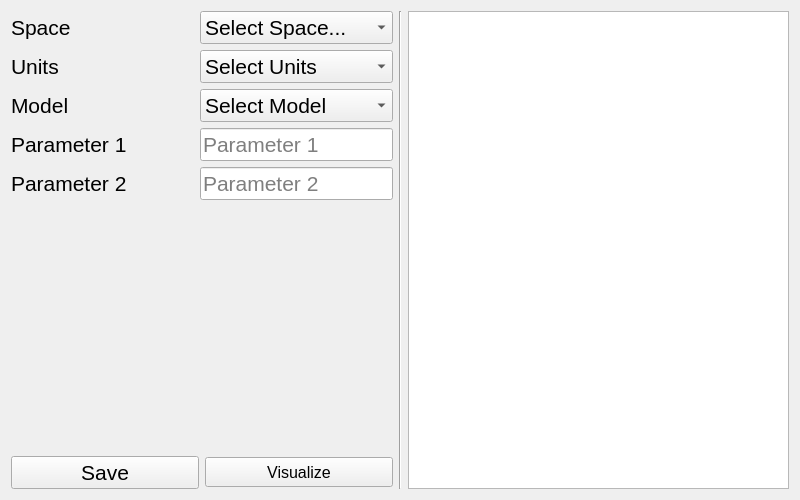
<?xml version="1.0" encoding="UTF-8"?>
<ui version="4.0">
 <class>Widget</class>
 <widget class="QWidget" name="Widget">
  <property name="geometry">
   <rect>
    <x>0</x>
    <y>0</y>
    <width>800</width>
    <height>500</height>
   </rect>
  </property>
  <property name="minimumSize">
   <size>
    <width>800</width>
    <height>500</height>
   </size>
  </property>
  <property name="maximumSize">
   <size>
    <width>800</width>
    <height>500</height>
   </size>
  </property>
  <property name="windowTitle">
   <string>Widget</string>
  </property>
  <layout class="QHBoxLayout" name="horizontalLayout_3">
   <item>
    <layout class="QHBoxLayout" name="horizontalLayout_2">
     <item>
      <layout class="QVBoxLayout" name="verticalLayout_3">
       <item>
        <layout class="QHBoxLayout" name="horizontalLayout">
         <item>
          <layout class="QVBoxLayout" name="verticalLayout">
           <item>
            <widget class="QLabel" name="spaceLabel">
             <property name="sizePolicy">
              <sizepolicy hsizetype="Expanding" vsizetype="Preferred">
               <horstretch>1</horstretch>
               <verstretch>0</verstretch>
              </sizepolicy>
             </property>
             <property name="font">
              <font>
               <pointsize>16</pointsize>
              </font>
             </property>
             <property name="text">
              <string>Space</string>
             </property>
            </widget>
           </item>
           <item>
            <widget class="QLabel" name="unitsLabel">
             <property name="sizePolicy">
              <sizepolicy hsizetype="Preferred" vsizetype="Preferred">
               <horstretch>0</horstretch>
               <verstretch>0</verstretch>
              </sizepolicy>
             </property>
             <property name="minimumSize">
              <size>
               <width>100</width>
               <height>0</height>
              </size>
             </property>
             <property name="font">
              <font>
               <pointsize>16</pointsize>
              </font>
             </property>
             <property name="text">
              <string>Units</string>
             </property>
            </widget>
           </item>
           <item>
            <widget class="QLabel" name="modelLabel">
             <property name="font">
              <font>
               <pointsize>16</pointsize>
              </font>
             </property>
             <property name="text">
              <string>Model</string>
             </property>
            </widget>
           </item>
           <item>
            <widget class="QLabel" name="parameter1Label">
             <property name="font">
              <font>
               <pointsize>16</pointsize>
              </font>
             </property>
             <property name="text">
              <string>Parameter 1</string>
             </property>
            </widget>
           </item>
           <item>
            <widget class="QLabel" name="parameter2Label">
             <property name="font">
              <font>
               <pointsize>16</pointsize>
              </font>
             </property>
             <property name="text">
              <string>Parameter 2</string>
             </property>
            </widget>
           </item>
          </layout>
         </item>
         <item>
          <layout class="QVBoxLayout" name="verticalLayout_2">
           <item>
            <widget class="QComboBox" name="spaceComboBox">
             <property name="sizePolicy">
              <sizepolicy hsizetype="Preferred" vsizetype="Fixed">
               <horstretch>0</horstretch>
               <verstretch>0</verstretch>
              </sizepolicy>
             </property>
             <property name="font">
              <font>
               <pointsize>16</pointsize>
              </font>
             </property>
             <item>
              <property name="text">
               <string>Select Space...</string>
              </property>
             </item>
             <item>
              <property name="text">
               <string>2D</string>
              </property>
             </item>
             <item>
              <property name="text">
               <string>3D</string>
              </property>
             </item>
            </widget>
           </item>
           <item>
            <widget class="QComboBox" name="unitsComboBox">
             <property name="sizePolicy">
              <sizepolicy hsizetype="Preferred" vsizetype="Fixed">
               <horstretch>0</horstretch>
               <verstretch>0</verstretch>
              </sizepolicy>
             </property>
             <property name="minimumSize">
              <size>
               <width>100</width>
               <height>0</height>
              </size>
             </property>
             <property name="font">
              <font>
               <pointsize>16</pointsize>
              </font>
             </property>
             <item>
              <property name="text">
               <string>Select Units</string>
              </property>
             </item>
             <item>
              <property name="text">
               <string>m</string>
              </property>
             </item>
             <item>
              <property name="text">
               <string>mm</string>
              </property>
             </item>
            </widget>
           </item>
           <item>
            <widget class="QComboBox" name="modelComboBox">
             <property name="sizePolicy">
              <sizepolicy hsizetype="Preferred" vsizetype="Fixed">
               <horstretch>2</horstretch>
               <verstretch>0</verstretch>
              </sizepolicy>
             </property>
             <property name="font">
              <font>
               <pointsize>16</pointsize>
              </font>
             </property>
             <item>
              <property name="text">
               <string>Select Model</string>
              </property>
             </item>
             <item>
              <property name="text">
               <string>U</string>
              </property>
             </item>
             <item>
              <property name="text">
               <string>B</string>
              </property>
             </item>
             <item>
              <property name="text">
               <string>T</string>
              </property>
             </item>
            </widget>
           </item>
           <item>
            <widget class="QLineEdit" name="parameter1LineEdit">
             <property name="font">
              <font>
               <pointsize>16</pointsize>
              </font>
             </property>
             <property name="placeholderText">
              <string>Parameter 1</string>
             </property>
            </widget>
           </item>
           <item>
            <widget class="QLineEdit" name="parameter2LineEdit">
             <property name="font">
              <font>
               <pointsize>16</pointsize>
              </font>
             </property>
             <property name="placeholderText">
              <string>Parameter 2</string>
             </property>
            </widget>
           </item>
          </layout>
         </item>
        </layout>
       </item>
       <item>
        <widget class="QLabel" name="emptyFieldLabel">
         <property name="text">
          <string/>
         </property>
        </widget>
       </item>
       <item>
        <spacer name="verticalSpacer">
         <property name="orientation">
          <enum>Qt::Vertical</enum>
         </property>
         <property name="sizeHint" stdset="0">
          <size>
           <width>20</width>
           <height>40</height>
          </size>
         </property>
        </spacer>
       </item>
       <item>
        <layout class="QHBoxLayout" name="horizontalLayout_5">
         <property name="topMargin">
          <number>0</number>
         </property>
         <item>
          <widget class="QPushButton" name="saveButton">
           <property name="font">
            <font>
             <pointsize>16</pointsize>
            </font>
           </property>
           <property name="text">
            <string>Save</string>
           </property>
          </widget>
         </item>
         <item>
          <widget class="QPushButton" name="visulizeButton">
           <property name="sizePolicy">
            <sizepolicy hsizetype="Minimum" vsizetype="Fixed">
             <horstretch>0</horstretch>
             <verstretch>0</verstretch>
            </sizepolicy>
           </property>
           <property name="minimumSize">
            <size>
             <width>30</width>
             <height>30</height>
            </size>
           </property>
           <property name="font">
            <font>
             <pointsize>12</pointsize>
            </font>
           </property>
           <property name="text">
            <string>Visualize</string>
           </property>
          </widget>
         </item>
        </layout>
       </item>
      </layout>
     </item>
     <item>
      <widget class="Line" name="line">
       <property name="orientation">
        <enum>Qt::Vertical</enum>
       </property>
      </widget>
     </item>
     <item>
      <widget class="CustomView" name="graphicsView"/>
     </item>
    </layout>
   </item>
  </layout>
 </widget>
 <customwidgets>
  <customwidget>
   <class>CustomView</class>
   <extends>QGraphicsView</extends>
   <header location="global">customview.h</header>
  </customwidget>
 </customwidgets>
 <resources/>
 <connections/>
</ui>
